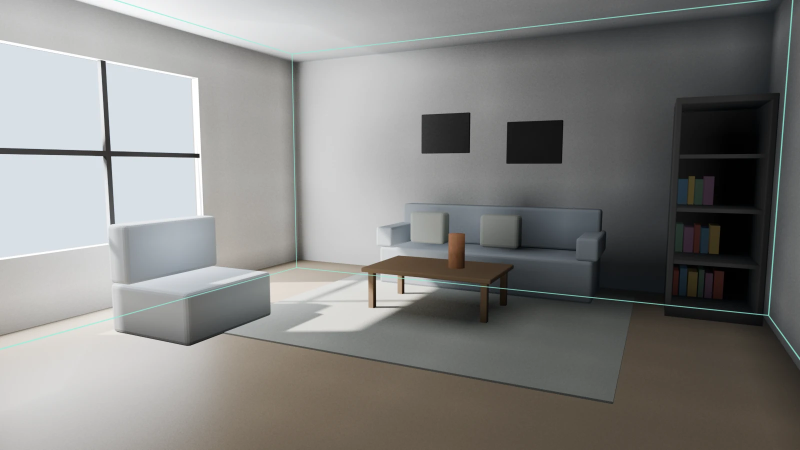
#> input picture article/light-probes-blender-eevee-next.webp, 1600 x 900 px, given in place of light-probes-blender-eevee-next.png, which was not available (shown at 1/2 size)
$ python finaliser.py
#> lines starting #> are read from the running program, lines starting #| are printed output that depends on the picture; pictures that were not available may be replaced by others from this repository, and a replacement may not be noted
"""
Finalise l'IMAGE 1 : contrôle chiffré, puis conversion en WebP.

    python3 article/finaliser.py

Le contrôle n'est pas décoratif. Une image d'article qui prétend démontrer
quelque chose doit pouvoir le prouver autrement qu'à l'œil — d'autant qu'une
image d'éclairage indirect est exactement le genre de chose qu'on croit
lisible sur son écran calibré et qui se referme sur un téléphone.

Trois mesures :

  1. LA FLAQUE          le soleil doit produire une vraie tache, pas un
                        dégradé. On veut un rapport franc entre la zone
                        éclairée en direct et le reste du sol.
  2. LE COIN SOMBRE     le fond des rayonnages est le point le plus mal
                        éclairé de la pièce. S'il est bouché, la sonde n'a
                        pas travaillé et l'image ne démontre rien.
  3. LA COULEUR TENUE   un livre dans l'ombre doit rester coloré. Une
                        irradiance mal cuite désature avant d'assombrir.
"""

import os
import sys

from PIL import Image
import numpy as np

RACINE = os.path.dirname(os.path.abspath(__file__))
NOM = "light-probes-blender-eevee-next"
PNG = os.path.join(RACINE, NOM + ".png")
GIZMO = os.path.join(RACINE, NOM + "-gizmo.png")
TEMOIN = os.path.join(RACINE, NOM + "-sans-sonde.png")
WEBP = os.path.join(RACINE, NOM + ".webp")

QUALITE = 88
GIZMO_OPACITE = 0.82


def mesurer(a):
    h, w, _ = a.shape
    lum = a.mean(2)

    #  1. la flaque : le centile haut du sol contre son centile bas
    sol = lum[int(h * 0.62):, :]
    flaque = np.percentile(sol, 99.0)
    ombre = np.percentile(sol, 10.0)

    #  2. le coin sombre : la bibliothèque, dans le tiers droit et le tiers
    #     médian en hauteur
    coin = a[int(h * 0.18):int(h * 0.68), int(w * 0.80):int(w * 0.97)]
    coin_lum = coin.mean(2)

    #  3. la couleur tenue : saturation moyenne des pixels du coin qui ne
    #     sont ni noirs ni gris neutres
    mx = coin.max(2).astype(float)
    mn = coin.min(2).astype(float)
    sat = np.where(mx > 8, (mx - mn) / np.maximum(mx, 1), 0.0)

    return {
        "flaque": flaque,
        "ombre": ombre,
        "contraste": flaque / max(ombre, 1.0),
        "coin_median": float(np.median(coin_lum)),
        "coin_min": float(np.percentile(coin_lum, 2)),
        "coin_sature": float(np.percentile(sat, 97) * 100),
    }


def superposer(fond, gizmo):
    """
    Le gizmo par-dessus le décor, comme une surcouche de fenêtre 3D : sans
    test de profondeur, et légèrement transparent. C'est exactement ce que
    fait Blender à l'écran — et la seule façon de montrer une sonde qui,
    correctement dimensionnée, déborde derrière les murs.
    """
    g = np.asarray(gizmo.convert("RGBA"), dtype=float) / 255.0
    f = np.asarray(fond.convert("RGB"), dtype=float) / 255.0
    a = (g[..., 3:4] * GIZMO_OPACITE)
    #  Superposition PAR RECOUVREMENT, pas en additif.
    #
    #  En additif, le trait ne fait qu'éclaircir ce qu'il traverse : sur un
    #  mur déjà clair il ne se voit plus du tout — mesuré, il passait de 190
    #  à 227 sur 255, invisible. Un gizmo de Blender est un trait PLEIN,
    #  légèrement transparent : il remplace la matière, il ne s'y ajoute pas.
    out = f * (1.0 - a) + g[..., :3] * a
    return Image.fromarray((np.clip(out, 0, 1) * 255).astype(np.uint8))


def temoin():
    """Le rapport avec / sans sonde, s'il a été rendu."""
    if not os.path.exists(TEMOIN):
        return None
    A = np.asarray(Image.open(PNG).convert("RGB"), dtype=float)
    B = np.asarray(Image.open(TEMOIN).convert("RGB"), dtype=float)
    if A.shape != B.shape:
        return None
    h, w, _ = A.shape

    def zone(x, box):
        x0, x1, y0, y1 = box
        return x[int(h * y0):int(h * y1), int(w * x0):int(w * x1)].mean()
    r = {}
    for nom, box in (("bibliothèque", (0.82, 0.96, 0.20, 0.70)),
                     ("mur au dos de la fenêtre", (0.26, 0.34, 0.10, 0.55)),
                     ("image entière", (0.0, 1.0, 0.0, 1.0))):
        a, b = zone(A, box), zone(B, box)
        r[nom] = (a, b, a / max(b, 0.01))
    return r


def principal():
    if not os.path.exists(PNG):
        raise SystemExit("rendu absent — lancez d'abord "
                         "`python3 article/light_probes_eevee_next.py`")
    im = Image.open(PNG).convert("RGB")
#> im is the input picture: PIL image 1600x900 RGB; mean R, G, B 130.9, 130.7, 128.5
    a = np.asarray(im, dtype=float)
    m = mesurer(a)
#> in mesurer, `sol = lum[int(h * 0.62):, :]`:
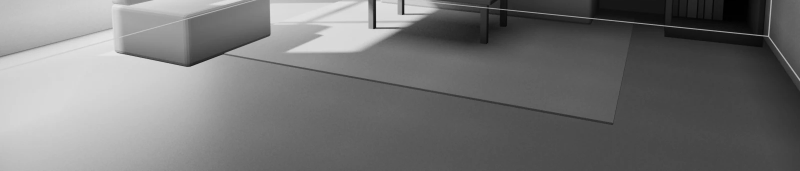
#> sol: shape (342, 1600) float64 (shown at 1/2 size); min 0, max 231.3, mean 117.1
#> in mesurer, `flaque = np.percentile(sol, 99.0)`: flaque = 220
#> in mesurer, `ombre = np.percentile(sol, 10.0)`: ombre = 55
#> in mesurer, `coin = a[int(h * 0.18):int(h * 0.68), int(w * 0.80):int(w * 0.97)]`:
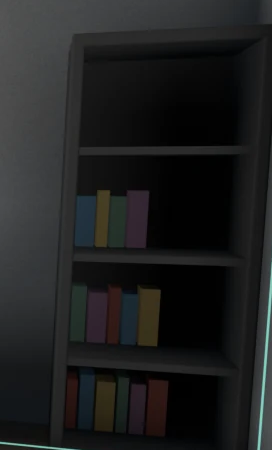
#> coin: shape (450, 272, 3) float64; mean R, G, B 31.3, 32.1, 32.2
#> in mesurer, `mx = coin.max(2).astype(float)`:
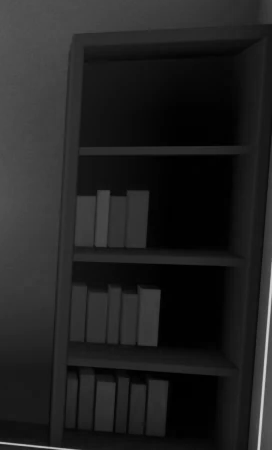
#> mx: shape (450, 272) float64; min 0, max 211, mean 33.7
#> in mesurer, `mn = coin.min(2).astype(float)`:
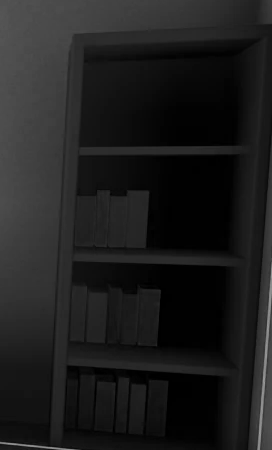
#> mn: shape (450, 272) float64; min 0, max 153, mean 29.8
#> in mesurer, `sat = np.where(mx > 8, (mx - mn) / np.maximum(mx, 1), 0.0)`:
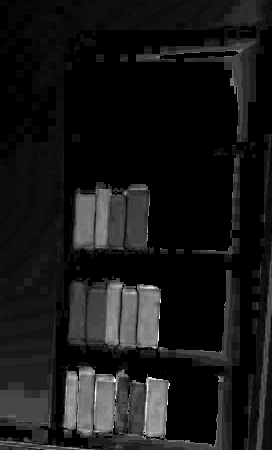
#> sat: shape (450, 272) float64; min 0, max 1, mean 0.0933
#> m = {'flaque': 220, 'ombre': 55, 'contraste': 4, 'coin_median': 27, 'coin_min': 1, 'coin_sature': 51.85}

    print()
    print("  %d × %d" % im.size)
#|   1600 × 900
    print("  flaque de soleil     %5.0f / 255" % m["flaque"])
#|   flaque de soleil       220 / 255
    print("  sol à l'ombre        %5.0f / 255" % m["ombre"])
#|   sol à l'ombre           55 / 255
    print("  contraste de flaque  %5.2f  (en dessous de 2,5 c'est un "
          "dégradé, pas une flaque)" % m["contraste"])
#|   contraste de flaque   4.00  (en dessous de 2,5 c'est un dégradé, pas une flaque)
    print("  coin le plus sombre  %5.0f / 255   médiane %3.0f"
          % (m["coin_min"], m["coin_median"]))
#|   coin le plus sombre      1 / 255   médiane  27
    print("  couleur tenue        %5.1f %% de saturation dans l'ombre"
          % m["coin_sature"])
#|   couleur tenue         51.9 % de saturation dans l'ombre

    t = temoin()
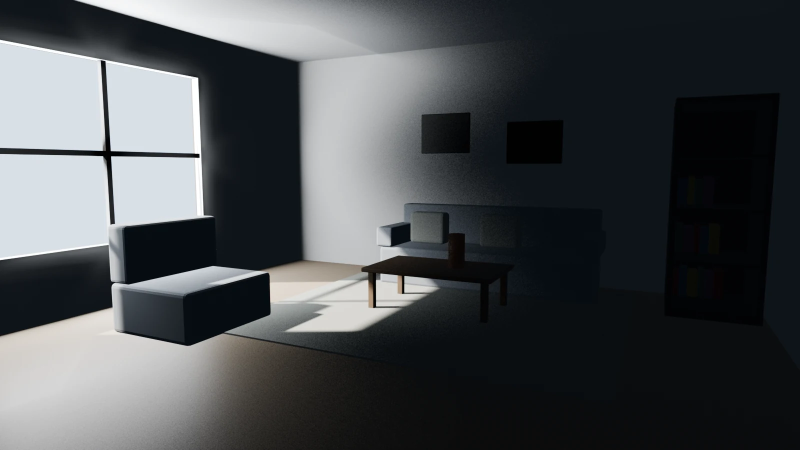
#> input picture article/light-probes-blender-eevee-next-sans-sonde.webp, 1600 x 900 px, given in place of light-probes-blender-eevee-next-sans-sonde.png, which was not available (shown at 1/2 size)
#> the loop in temoin, `for nom, box in (("bibliothèque", (0.82, 0.96, 0.20, 0.70)), ("mur au ..` made 3 passes
#> (a, b) on passes 1 to 3: (25.79, 6.25), (164, 25.72), (130.1, 75.61)
#> after the loop in temoin, `for nom, box in (("bibliothèque", (0.82, 0.96, 0.20, 0.70)),`: r = {'bibliothèque': (25.79, 6.25, 4.12), 'mur au dos de la fenêtre': (164, 25.72, 6.38), 'image entière': (130.1, 75.61, 1.72)}
#> t has the same summary as r in temoin
    if t:
        print()
        print("  TÉMOIN — la même image rendue SANS Volume probe :")
        for nom, (av, sa, gain) in t.items():
            print("    %-26s avec %6.1f   sans %6.1f   ×%.2f"
                  % (nom, av, sa, gain))
#> this loop made 3 passes
#|     bibliothèque               avec   25.8   sans    6.3   ×4.12
#|     mur au dos de la fenêtre   avec  164.0   sans   25.7   ×6.38
#|     image entière              avec  130.1   sans   75.6   ×1.72

    fautes = []
    if t and t["bibliothèque"][2] < 1.4:
        fautes.append("le Volume probe n'apporte presque rien (×%.2f dans "
                      "le coin le plus sombre) — l'image ne démontre pas "
                      "ce qu'elle annonce" % t["bibliothèque"][2])
    if m["contraste"] < 2.5:
        fautes.append("la flaque ne se détache pas du reste du sol")
    #  On ne juge PAS le coin sombre sur son 2e centile : une bibliothèque
    #  ouverte contient de vraies fentes noires, et elles doivent le rester.
    #  Ce qui compte, c'est la médiane — et surtout le témoin ci-dessus.
    if m["coin_median"] < 12:
        fautes.append("le coin sombre est bouché : médiane à %.0f/255"
                      % m["coin_median"])
    if m["coin_sature"] < 12:
        fautes.append("les couleurs sont désaturées dans l'ombre")
    if fautes:
        print()
        for f in fautes:
            print("  DÉFAUT : %s" % f)
        sys.exit(1)

    if os.path.exists(GIZMO):
        im = superposer(im, Image.open(GIZMO))
        print()
        print("  gizmo superposé depuis %s" % os.path.basename(GIZMO))
    else:
        print()
        print("  (pas de passe gizmo — lancez `--gizmo-seul`)")
    im.save(WEBP, "WEBP", quality=QUALITE, method=6)
    print()
    print("  %s  (%.0f Ko, qualité %d)"
          % (os.path.basename(WEBP), os.path.getsize(WEBP) / 1024, QUALITE))

    #  Le témoin sort AUSSI en WebP : c'est une image d'article à part
    #  entière, et le couple avec/sans est plus démonstratif que n'importe
    #  quelle explication écrite.
    if os.path.exists(TEMOIN):
        w2 = WEBP.replace(".webp", "-sans-sonde.webp")
        Image.open(TEMOIN).convert("RGB").save(w2, "WEBP",
                                               quality=QUALITE, method=6)
        print("  %s  (%.0f Ko)  — le témoin, utilisable tel quel"
              % (os.path.basename(w2), os.path.getsize(w2) / 1024))


if __name__ == "__main__":
    principal()
